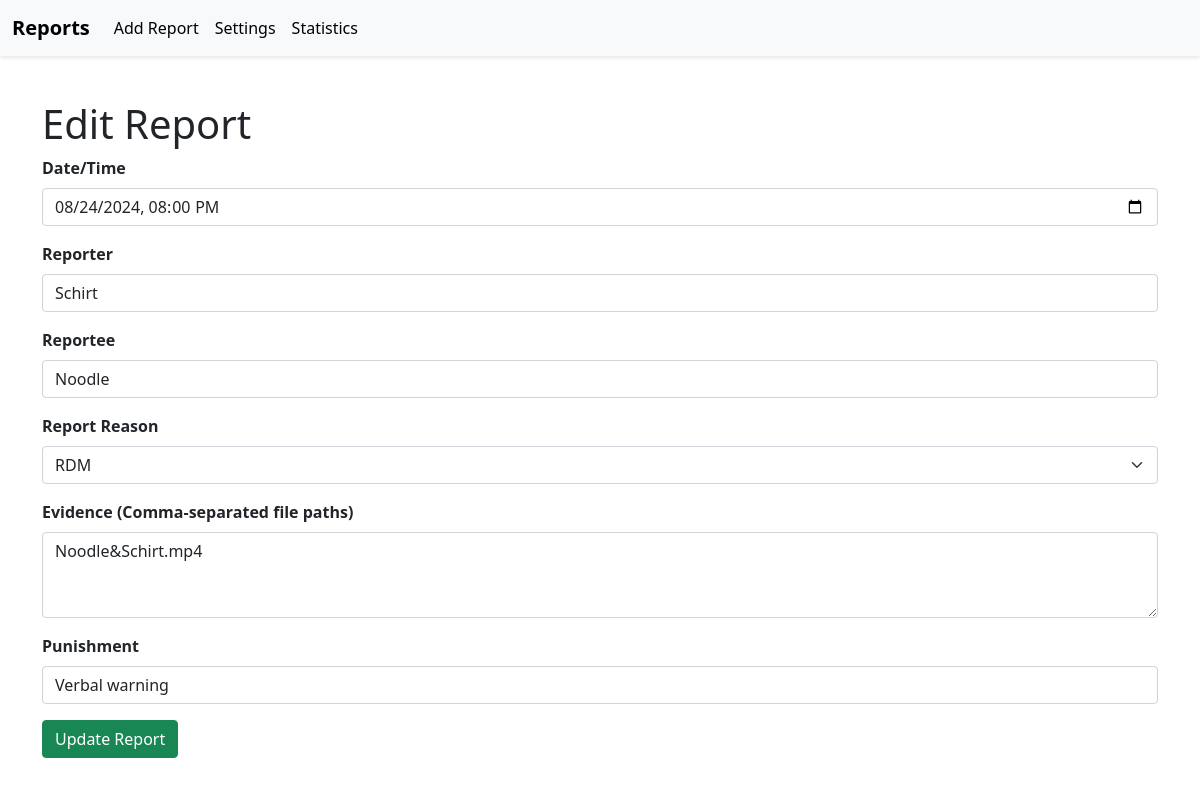
Page /edit/2 on the committed database.
### tables this page shows
CREATE TABLE report (
    id INTEGER PRIMARY KEY AUTOINCREMENT,
    date_time TEXT NOT NULL,
    reporter TEXT NOT NULL,
    reportee TEXT NOT NULL,
    report_reason TEXT NOT NULL,
    evidence TEXT,  -- This will now store a comma-separated list of file paths
    punishment TEXT
);

### app.py (the view, shortened to what this page needs)
@app.route('/edit/<int:id>', methods=['GET', 'POST'])
def edit_report(id):
    db = get_db()
    cursor = db.cursor()
    report = cursor.execute('SELECT * FROM report WHERE id = ?', (id,)).fetchone()
    if report:
        report = dict(report)
        report['date_time'] = datetime.strptime(report['date_time'], '%Y-%m-%d %H:%M:%S')  # Convert for template
        if report['report_reason'] == 'Other':
            report['other_reason'] = report['report_reason']
        else:
            report['other_reason'] = ''
    db.close()
    return render_template('edit_report.html', report=report)

### app.py (called while the page is built)
def get_db():
    conn = sqlite3.connect(DATABASE)
    conn.row_factory = sqlite3.Row
    return conn

### templates/edit_report.html (shortened to what this page needs)
{% extends 'base.html' %}
{% block content %}
<h1>{{ 'Edit Report' if report else 'Add New Report' }}</h1>
<form method="POST">
    <div class="mb-3">
        <label for="date_time" class="form-label">Date/Time</label>
        <input type="datetime-local" class="form-control" id="date_time" name="date_time" required value="{{ report.date_time.strftime('%Y-%m-%dT%H:%M:%S') if report else '' }}">
    </div>
    <div class="mb-3">
        <label for="reporter" class="form-label">Reporter</label>
        <input type="text" class="form-control" id="reporter" name="reporter" required value="{{ report.reporter if report else '' }}">
    </div>
    <div class="mb-3">
        <label for="reportee" class="form-label">Reportee</label>
        <input type="text" class="form-control" id="reportee" name="reportee" required value="{{ report.reportee if report else '' }}">
    </div>
    <div class="mb-3">
        <label for="report_reason" class="form-label">Report Reason</label>
        <select class="form-select" id="report_reason" name="report_reason" required onchange="toggleOtherField()">
            <option value="RDM" {% if report and report.report_reason == 'RDM' %}selected{% endif %}>RDM</option>
        </select>
    </div>
    <div class="mb-3">
        <label for="evidence" class="form-label">Evidence (Comma-separated file paths)</label>
        <textarea class="form-control" id="evidence" name="evidence" rows="3" required>{{ report.evidence if report else '' }}</textarea>
    </div>
    <div class="mb-3">
        <label for="punishment" class="form-label">Punishment</label>
        <input type="text" class="form-control" id="punishment" name="punishment" required value="{{ report.punishment if report else '' }}">
    </div>
    <button type="submit" class="btn btn-success">{{ 'Update Report' if report else 'Add Report' }}</button>
</form>
{% endblock %}

### static/css/styles.css (style rules this page uses)
body { font-family: 'Segoe UI', Tahoma, Geneva, Verdana, sans-serif; background-color: #f0f2f5; color: #333; margin: 0; padding: 0; transition: background-color 0.3s ease; }
.btn { font-size: 1rem; padding: 10px 20px; border-radius: 4px; transition: background-color 0.3s ease, transform 0.2s ease; }
.form-control { border-radius: 4px; padding: 10px; font-size: 1rem; border: 1px solid #ced4da; }
.form-label { font-weight: bold; }

### rows in the picture
report: reporter "Schirt", reportee "Noodle", report_reason "RDM", evidence "Noodle&Schirt.mp4", punishment "Verbal warning"

### other values in the picture
{{ 'Edit Report' if report else 'Add New Report' }} "Edit Report"
{{ 'Update Report' if report else 'Add Report' }} "Update Report"
